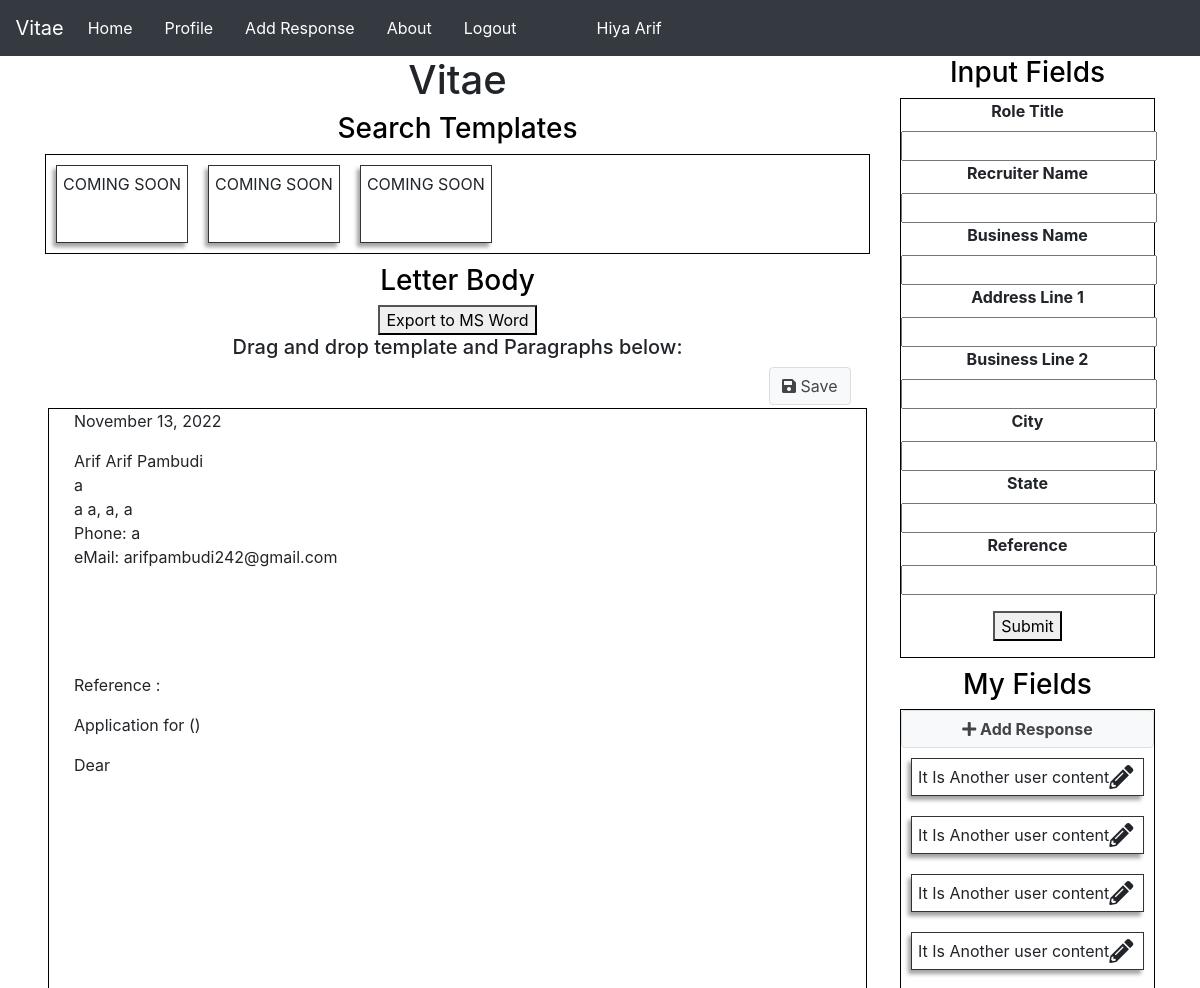
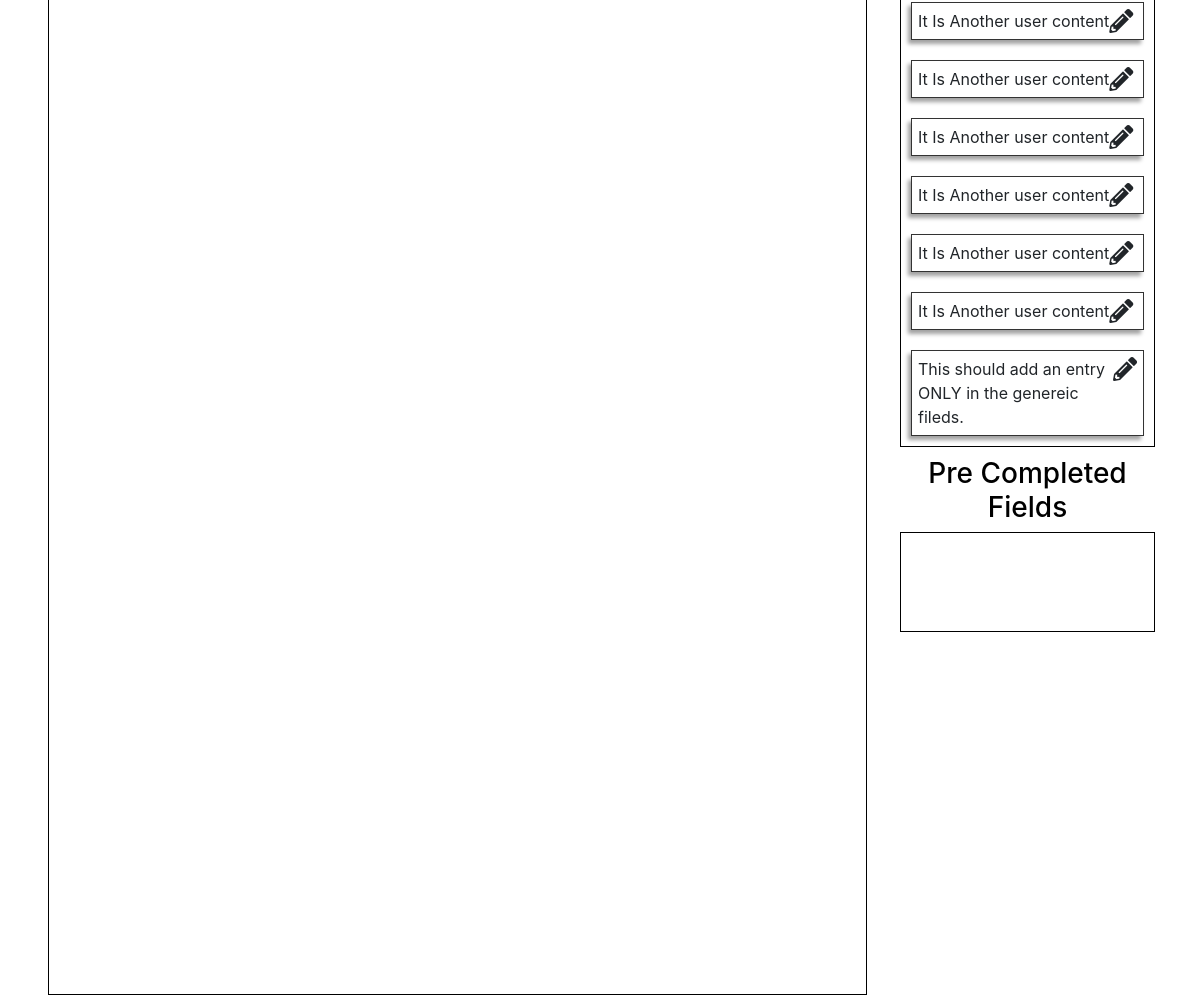
Screenshot of / (signed in) with the database file from the repository (2 pictures, top to bottom).
### mysite/authenticate/models.py (models this page shows, shortened)
class User(AbstractUser):
    address_1 = models.CharField(max_length=256)
    address_2 = models.CharField(max_length=256, blank=True)
    suburb = models.CharField(max_length=100)
    postcode = models.CharField(max_length=10)
    state = models.CharField(max_length=100)
    country = models.CharField(max_length=100)
    phone = models.CharField(max_length=20)
    class Meta:
        verbose_name = 'User'
        verbose_name_plural = 'Users'

class Response(models.Model):
    user = models.ForeignKey(User, on_delete=models.CASCADE)
    title = models.CharField(max_length=256)
    content = models.TextField()
    category = models.CharField(max_length=100, choices=categories, default="Other")
    tags = models.CharField(max_length=100, blank=True, null=True)
    class Meta:
        verbose_name = 'Response'
        verbose_name_plural = 'Responses'

### mysite/authenticate/views.py (the view, shortened to what this page needs)
# urls.py: path('', views.home, name='home'),
def home(request):
    myfields = None
    precompletefields = None
    letter = None
    if request.user.is_authenticated:
        users = User.objects.filter(is_superuser=False).exclude(id=request.user.id)
        myfields = Response.objects.filter(user=request.user)
        precompletefields = Response.objects.filter(user__in=users).order_by('-id')[:5]
        myfields = Response.objects.filter(user=request.user)
        letter = Letter.objects.filter(user=request.user).first()
    return render(request, 'authenticate/home.html', context = {
        'myfields': myfields,
        'precompletefields': precompletefields,
        'letter': letter
        })

### mysite/authenticate/templates/authenticate/home.html (shortened to what this page needs)
{% extends 'authenticate/base.html' %}
{% load static %}
{% block css %}
<link rel="stylesheet" type="text/css" href="{% static 'authenticate/style.css' %}">
{% endblock css %}
{% block content %}
<div class="row">
    <div class="col-sm-9">
        <div class="container-fluid">
            <h1 class="text-center">Vitae</h1>
            <h3 class="text-center">Search Templates</h3>
            <div class="row">
                <div class="col">
                    <div class="draggable-item-container" style="display: flex" ondrop="drop(event)"
                        ondragover="allowDrop(event)">
                        <p id="p1" class="draggable" draggable="false" ondragstart="drag(event)">
                            COMING SOON
                        </p>
                        <p id="p2" class="draggable" draggable="false" ondragstart="drag(event)">
                            COMING SOON
                        </p>
                        <p id="p3" class="draggable" draggable="false" ondragstart="drag(event)">
                            COMING SOON
                        </p>
                                            </div>
                </div>
            </div>
        </div>
        <div class="container-fluid h-100">
            <div class="flex text-center">
                <h3 class="text-center">Letter Body</h3>
                <button onclick="Export2Doc('letterbody','Cover Letter');">Export to MS Word</button>
            </div>
            <h5>
                <div class="text-center">Drag and drop template and Paragraphs below:</div>
            </h5>
            <div class="row h-100">
                <div class="row">
                    <div class="col-lg-12">
                        <button id="save-letter" class="btn btn-default float-end"><i class="fa fa-save"></i>
                            Save</button>
                    </div>
                </div>
                <div class="col h-100">
                    <div id="letterbody" class="draggable-item-container h-100" ondrop="drop(event)"
                        ondragover="allowDrop(event)" data-id="{% if letter.id %}{{ letter.id }}{% endif %}">
                        {% if letter.letter %}
                        {{ letter.letter }}
                        {% else %}
                        <div>
                            {% if user.is_authenticated %}
                            <p id="datepiker"></p>
                            {{ user.first_name }} {{ user.last_name}}</br>
                            {{ user.address_1}}</br>
                            {{ user.address_2}}
                            {{ user.suburb}}, {{ user.state}}, {{ user.country}}</br>
                            Phone: {{ user.phone}}</br>
                            eMail: {{ user.email}}</p>
                            <p> <br>
                                <br>
                                <br>
                            </p>
                            <p>Reference : </p>
                            <p>Application for ()</p>
                            Dear <br />
                            {% endif %}
                        </div>
                        {% endif %}
                    </div>
                </div>
            </div>
        </div>
    </div>
    <div class="col-sm-3">
        <div class="container-fluid">
            <h3 class="text-center">Input Fields</h3>
            <div class="row">
                <div class="col">
                    <div class="draggable-item-container" ondrop="drop(event)" ondragover="allowDrop(event)">
                        <form onsubmit="return false" class="text-center">
                            <label>Role Title</label></br>
                            <input type="text" id="RecRole" name="role_title"></br>
                            <label> Recruiter Name</label></br>
                            <input type="text" id="RecName" name="recruiter_name"></br>
                            <label> Business Name</label></br>
                            <input type="text" id="BusName" name="business_name"></br>
                            <label> Address Line 1</label></br>
                            <input type="text" id="BusAddress1" name="business_address1"></br>
                            <label> Business Line 2</label></br>
                            <input type="text" id="BusAddress2" name="business_address2"></br>
                            <label> City</label></br>
                            <input type="text" id="BusCity" name="business_city"></br>
                            <label> State</label></br>
                            <input type="text" id="BusState" name="business_state"></br>
                            <label> Reference</label></br>
                            <input type="text" id="RefIn" name="reference"></br>
                            <button id="infos" class="mt-3">Submit</button>
                        </form>
                    </div>
                </div>
            </div>
        </div>
        <div class="container-fluid">
            <h3 class="text-center">My Fields</h2>
                <div class="row">
                    <div class="col">
                        <div class="draggable-item-container" style="display: flex; flex-direction: column"
                            ondrop="drop(event)" ondragover="allowDrop(event)">
                            <div id="add-response" class="btn btn-default text-bold"><i style="cursor: pointer;"
                                    class="fa fa-plus"></i> Add Response</div>
                            {% for item in myfields %}
                            <p id="p5" class="draggable" draggable="true" ondragstart="drag(event)">
                                {{ item.content }}
                                <i class="fa fa-pencil-alt" onclick="editResponse('{{ item.id }}')"></i>
                            </p>
                            {% endfor %}
                        </div>
                    </div>
                </div>
        </div>
        <div class="container-fluid">
            <h3 class="text-center">Pre Completed Fields</h2>
                <div class="row">
                    <div class="col">
                        <div class="draggable-item-container" style="display: flex; flex-direction: column"
                            ondrop="drop(event)" ondragover="allowDrop(event)">
                        </div>
                    </div>
                </div>
        </div>
    </div>
</div>
{% endblock content %}

### mysite/authenticate/templates/authenticate/base.html (shortened to what this page needs)
{% load static %}
<!doctype html>
<html lang="en">
<head>
    <link href="https://cdn.jsdelivr.net/npm/bootstrap@5.2.0-beta1/dist/css/bootstrap.min.css" rel="stylesheet"
>
    <link rel="stylesheet" type="text/css" href="{% static 'authenticate/stylehome.css' %}">
    <link href="{% static 'vendor/fontawesome-free/css/all.min.css' %}" rel="stylesheet" type="text/css">
    <link href="{% static 'vendor/adminlte/css/adminlte.min.css' %}" rel="stylesheet">
    {% block css %}{% endblock css %}
</head>
<body>
    <nav class="navbar navbar-expand-lg navbar-dark bg-dark">
        <div class="container-fluid">
            <a class="navbar-brand" href="{% url 'home' %}">Vitae</a>
            <div class="collapse navbar-collapse" id="navbarNavDropdown">
                <ul class="navbar-nav">
                    {% if user.is_authenticated %}
                    <li class="nav-item">
                        <a class="nav-link active" href="{% url 'home' %}">Home</a>
                    </li>
                    <li class="nav-item">
                        <a class="nav-link active" href="{% url 'profile' %}">Profile</a>
                    </li>
                    <li class="nav-item">
                        <a class="nav-link active" href="{% url 'response' %}">Add Response</a>
                    </li>
                    <li class="nav-item">
                        <a class="nav-link active" href="{% url 'about' %}">About</a>
                    </li>
                    <li class="nav-item">
                        <a class="nav-link active" href="{% url 'logout' %}">Logout</a>
                    </li>
                    <li class="nav-item">
                        <a class="nav-link active ml-5">Hiya {{ user.first_name }} </a>
                    </li>
                    {% endif %}
                </ul>
            </div>
        </div>
    </nav>
    <div class="container">
        {% block content %}
        {% endblock content %}
    </div>
</body>
</html>

### mysite/authenticate/static/authenticate/stylehome.css (style rules this page uses)
body { background-color: #f2f2f2; }

### mysite/authenticate/static/authenticate/style.css (style rules this page uses)
h3 { color: black; }
#letterbody { height: 620px; margin: 3px; padding-left: 25px; padding-right: 25px; }
.draggable { display: flex; height: auto; cursor: move; border: 1px solid #333; margin: 6px; padding: 6px; overflow: hidden; overflow-y: scroll; box-shadow: -3px 4px 4px rgba(0, 0, 0, 0.37); }
.draggable i { display: flex; cursor: pointer; position: relative; top: 0; right: 0; margin: 0; padding: 0; font-size: 1.5em; }

### mysite/authenticate/templates/authenticate/home.html (style rules this page uses)
.draggable-item-container { min-height: 100px; border: 1px solid black; margin-bottom: 10px; }
.draggable { margin: 10px; }

### rows the page displays
User: first_name "Arif", last_name "Arif Pambudi", address_1 "a", address_2 "a", suburb "a", state "a", country "a", phone "a", email "arifpambudi242@gmail.com"
Response: content "It Is Another user content"
Response: content "It Is Another user content"
Response: content "It Is Another user content"
Response: content "It Is Another user content"
Response: content "It Is Another user content"
Response: content "It Is Another user content"
Response: content "It Is Another user content"
Response: content "It Is Another user content"
Response: content "It Is Another user content"
Response: content "It Is Another user content"
Response: content "This should add an entry ONLY in the genereic fileds."
